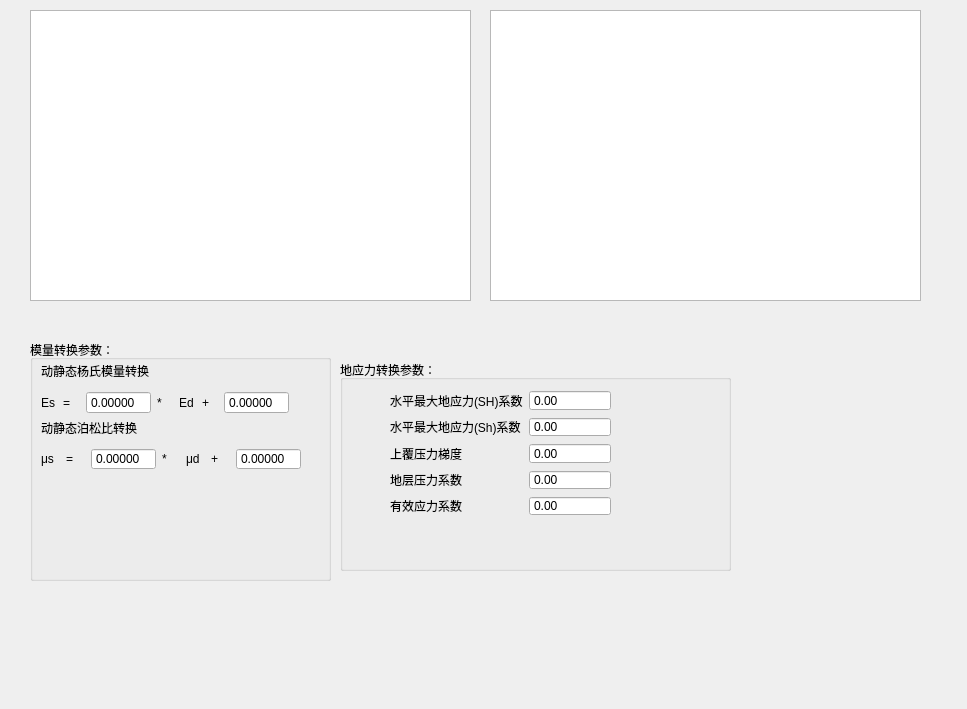
<?xml version="1.0" encoding="UTF-8"?>
<ui version="4.0">
 <class>rockcal</class>
 <widget class="QWidget" name="rockcal">
  <property name="geometry">
   <rect>
    <x>0</x>
    <y>0</y>
    <width>967</width>
    <height>709</height>
   </rect>
  </property>
  <property name="windowTitle">
   <string>岩石力学参数计算</string>
  </property>
  <widget class="QTableView" name="tableView">
   <property name="geometry">
    <rect>
     <x>30</x>
     <y>10</y>
     <width>441</width>
     <height>291</height>
    </rect>
   </property>
  </widget>
  <widget class="QTableView" name="tableView_2">
   <property name="geometry">
    <rect>
     <x>490</x>
     <y>10</y>
     <width>431</width>
     <height>291</height>
    </rect>
   </property>
  </widget>
  <widget class="QGroupBox" name="groupBox">
   <property name="geometry">
    <rect>
     <x>30</x>
     <y>340</y>
     <width>301</width>
     <height>241</height>
    </rect>
   </property>
   <property name="title">
    <string>模量转换参数：</string>
   </property>
   <widget class="QWidget" name="horizontalLayoutWidget">
    <property name="geometry">
     <rect>
      <x>11</x>
      <y>51</y>
      <width>248</width>
      <height>23</height>
     </rect>
    </property>
    <layout class="QHBoxLayout" name="horizontalLayout">
     <item>
      <widget class="QLabel" name="label">
       <property name="text">
        <string>Es</string>
       </property>
      </widget>
     </item>
     <item>
      <widget class="QLabel" name="label_2">
       <property name="text">
        <string>=</string>
       </property>
      </widget>
     </item>
     <item>
      <widget class="QDoubleSpinBox" name="k_ymod">
       <property name="buttonSymbols">
        <enum>QAbstractSpinBox::NoButtons</enum>
       </property>
       <property name="decimals">
        <number>5</number>
       </property>
       <property name="minimum">
        <double>-99.000000000000000</double>
       </property>
      </widget>
     </item>
     <item>
      <widget class="QLabel" name="label_11">
       <property name="text">
        <string>*</string>
       </property>
      </widget>
     </item>
     <item>
      <widget class="QLabel" name="label_4">
       <property name="text">
        <string>Ed</string>
       </property>
      </widget>
     </item>
     <item>
      <widget class="QLabel" name="label_3">
       <property name="text">
        <string>+</string>
       </property>
      </widget>
     </item>
     <item>
      <widget class="QDoubleSpinBox" name="b_ymod">
       <property name="buttonSymbols">
        <enum>QAbstractSpinBox::NoButtons</enum>
       </property>
       <property name="decimals">
        <number>5</number>
       </property>
       <property name="minimum">
        <double>-99.000000000000000</double>
       </property>
      </widget>
     </item>
    </layout>
   </widget>
   <widget class="QWidget" name="horizontalLayoutWidget_2">
    <property name="geometry">
     <rect>
      <x>11</x>
      <y>108</y>
      <width>260</width>
      <height>22</height>
     </rect>
    </property>
    <layout class="QHBoxLayout" name="horizontalLayout_2">
     <item>
      <widget class="QLabel" name="label_5">
       <property name="text">
        <string>μs</string>
       </property>
      </widget>
     </item>
     <item>
      <widget class="QLabel" name="label_6">
       <property name="text">
        <string>=</string>
       </property>
      </widget>
     </item>
     <item>
      <widget class="QDoubleSpinBox" name="k_pois">
       <property name="buttonSymbols">
        <enum>QAbstractSpinBox::NoButtons</enum>
       </property>
       <property name="decimals">
        <number>5</number>
       </property>
       <property name="minimum">
        <double>-99.000000000000000</double>
       </property>
      </widget>
     </item>
     <item>
      <widget class="QLabel" name="label_12">
       <property name="text">
        <string>*</string>
       </property>
      </widget>
     </item>
     <item>
      <widget class="QLabel" name="label_7">
       <property name="text">
        <string>μd</string>
       </property>
      </widget>
     </item>
     <item>
      <widget class="QLabel" name="label_8">
       <property name="text">
        <string>+</string>
       </property>
      </widget>
     </item>
     <item>
      <widget class="QDoubleSpinBox" name="b_pois">
       <property name="buttonSymbols">
        <enum>QAbstractSpinBox::NoButtons</enum>
       </property>
       <property name="decimals">
        <number>5</number>
       </property>
       <property name="minimum">
        <double>-99.000000000000000</double>
       </property>
      </widget>
     </item>
    </layout>
   </widget>
   <widget class="QLabel" name="label_9">
    <property name="geometry">
     <rect>
      <x>11</x>
      <y>23</y>
      <width>108</width>
      <height>16</height>
     </rect>
    </property>
    <property name="text">
     <string>动静态杨氏模量转换</string>
    </property>
   </widget>
   <widget class="QLabel" name="label_10">
    <property name="geometry">
     <rect>
      <x>11</x>
      <y>80</y>
      <width>96</width>
      <height>16</height>
     </rect>
    </property>
    <property name="text">
     <string>动静态泊松比转换</string>
    </property>
   </widget>
  </widget>
  <widget class="QGroupBox" name="groupBox_4">
   <property name="geometry">
    <rect>
     <x>340</x>
     <y>360</y>
     <width>391</width>
     <height>211</height>
    </rect>
   </property>
   <property name="title">
    <string>地应力转换参数：</string>
   </property>
   <widget class="QWidget" name="layoutWidget">
    <property name="geometry">
     <rect>
      <x>50</x>
      <y>30</y>
      <width>221</width>
      <height>126</height>
     </rect>
    </property>
    <layout class="QGridLayout" name="gridLayout">
     <item row="1" column="1">
      <widget class="QDoubleSpinBox" name="doubleSpinBox_2">
       <property name="buttonSymbols">
        <enum>QAbstractSpinBox::NoButtons</enum>
       </property>
      </widget>
     </item>
     <item row="3" column="0">
      <widget class="QLabel" name="label_19">
       <property name="text">
        <string>地层压力系数</string>
       </property>
      </widget>
     </item>
     <item row="3" column="1">
      <widget class="QDoubleSpinBox" name="doubleSpinBox_4">
       <property name="buttonSymbols">
        <enum>QAbstractSpinBox::NoButtons</enum>
       </property>
      </widget>
     </item>
     <item row="2" column="1">
      <widget class="QDoubleSpinBox" name="doubleSpinBox_3">
       <property name="buttonSymbols">
        <enum>QAbstractSpinBox::NoButtons</enum>
       </property>
      </widget>
     </item>
     <item row="1" column="0">
      <widget class="QLabel" name="label_14">
       <property name="text">
        <string>水平最大地应力(Sh)系数</string>
       </property>
      </widget>
     </item>
     <item row="0" column="1">
      <widget class="QDoubleSpinBox" name="doubleSpinBox">
       <property name="buttonSymbols">
        <enum>QAbstractSpinBox::NoButtons</enum>
       </property>
      </widget>
     </item>
     <item row="2" column="0">
      <widget class="QLabel" name="label_15">
       <property name="text">
        <string>上覆压力梯度</string>
       </property>
      </widget>
     </item>
     <item row="0" column="0">
      <widget class="QLabel" name="label_13">
       <property name="text">
        <string>水平最大地应力(SH)系数</string>
       </property>
      </widget>
     </item>
     <item row="4" column="0">
      <widget class="QLabel" name="label_16">
       <property name="text">
        <string>有效应力系数</string>
       </property>
      </widget>
     </item>
     <item row="4" column="1">
      <widget class="QDoubleSpinBox" name="doubleSpinBox_5">
       <property name="buttonSymbols">
        <enum>QAbstractSpinBox::NoButtons</enum>
       </property>
      </widget>
     </item>
    </layout>
   </widget>
  </widget>
 </widget>
 <resources/>
 <connections/>
</ui>
